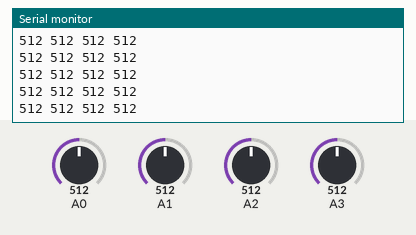
A sketch run on a simulated Arduino Uno, built with avr-gcc and run on an emulated ATmega328P. Shown: the last lines printed to the serial monitor. The inputs (shaded band) are chosen by the test bench; at power-on: A0 = 512, A1 = 512, A2 = 512, A3 = 512.

Above: at 1.2 s.
1.3 s: A0 set to 716
At 1.56 s:
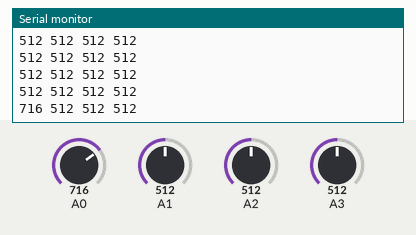
2.8 s: A1 set to 716
At 2.97 s:
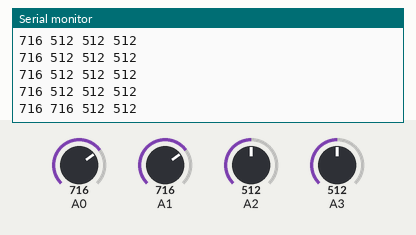
4.3 s: A2 set to 716
At 4.38 s:
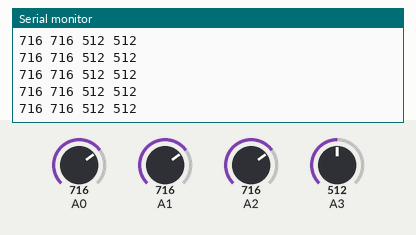
5.8 s: A3 set to 716
At 5.99 s:
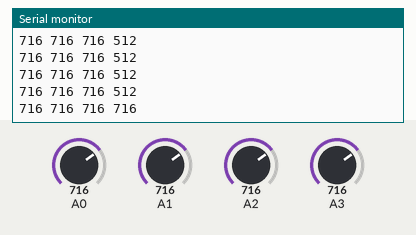
7.3 s: A0 set to 992
At 7.4 s:
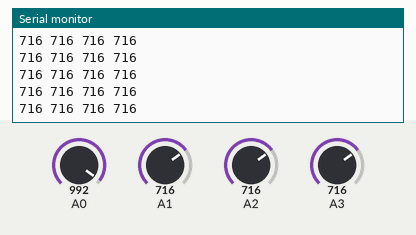
8.8 s: A1 set to 992
At 8.8 s:
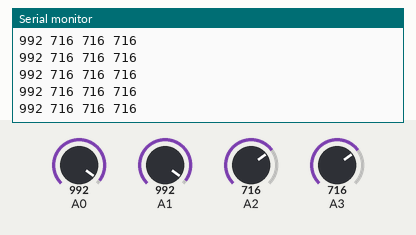
Timing chart, 0 to 11.3 s (numbered marks = the images above; inputs shaded):
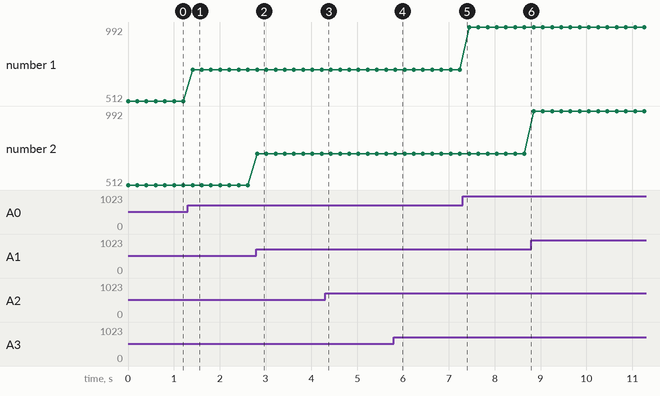

The sketch:

Array_test.ino
```cpp
const int HALL_COUNT = 4;

int checkHall(void) {
  int returns[HALL_COUNT] = {0,0,0};
  for (int x = 0; x < HALL_COUNT; x++) {
    returns[x] = map(analogRead(x), 0, 1023, 0, 8);
  }
  if ((returns[1] == 0) && (returns[2] == 0)) {
    return 1; // A-OK, Straight line
  } else if ((returns[0] == 0)) {
    return 2; //Left Junction
  } else if ((returns[3] == 0)) {
    return 3; // Right Junction
  } else if ((returns[0] == 0) && (returns[3] == 0)) {
    return 4; //T junction
  } else {
    return 0;
  }
};

void setup() {
  // put your setup code here, to run once:
  Serial.begin(9600);
}

void loop() {
  // put your main code here, to run repeatedly:

  ///*
  int returns[HALL_COUNT] = {0,0,0,0};
  for (int x = 0; x < HALL_COUNT; x++) {
    //returns[x] = map(analogRead(x), 0, 1023, 0, 8);
    //Serial.print(returns[x]);
    Serial.print(analogRead(x));
    Serial.print(' ');
  }
  Serial.println();
  delay(100);
  //*/
  /*
  if (checkHall()){
    Serial.println(checkHall());
  }
  */
  delay(100);

}
```

Measured:
- after the input at 1.3 s, the serial monitor: prints a new line after 0.11 s (image 1)
- after the input at 2.8 s, the serial monitor: prints a new line at once (image 2)
- after the input at 5.8 s, the serial monitor: prints a new line at once (image 4)
- plotted number 1: 512 → 716 after the input at 1.3 s, 716 → 992 after the input at 7.3 s
